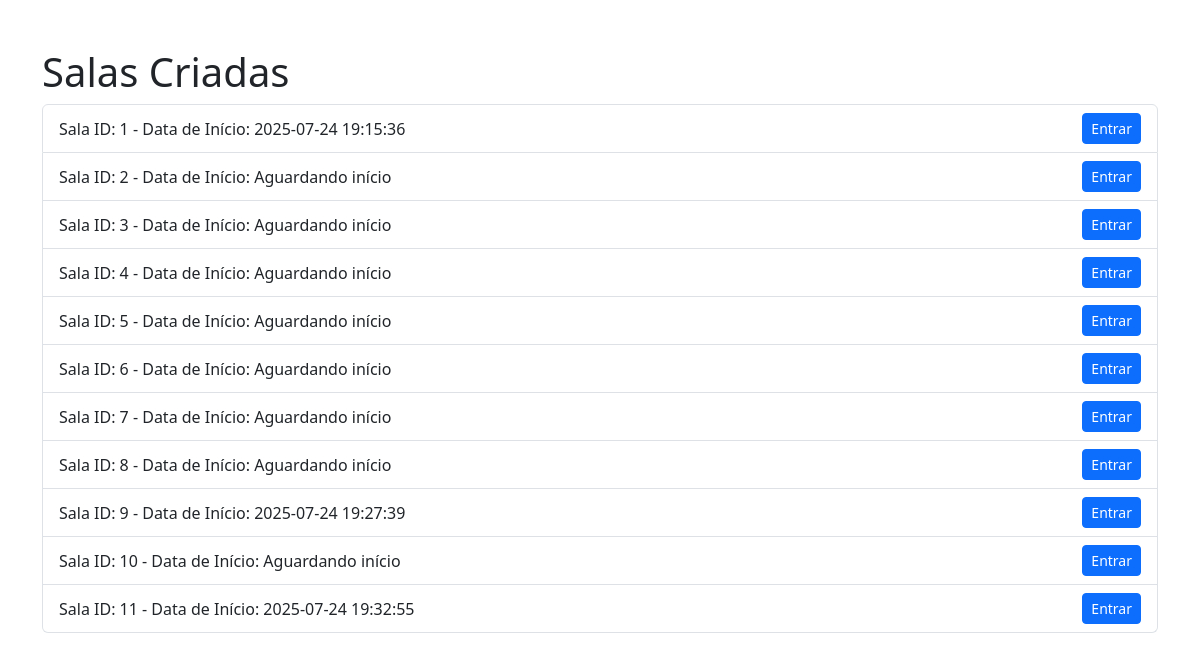
The app's page /salas, older data.
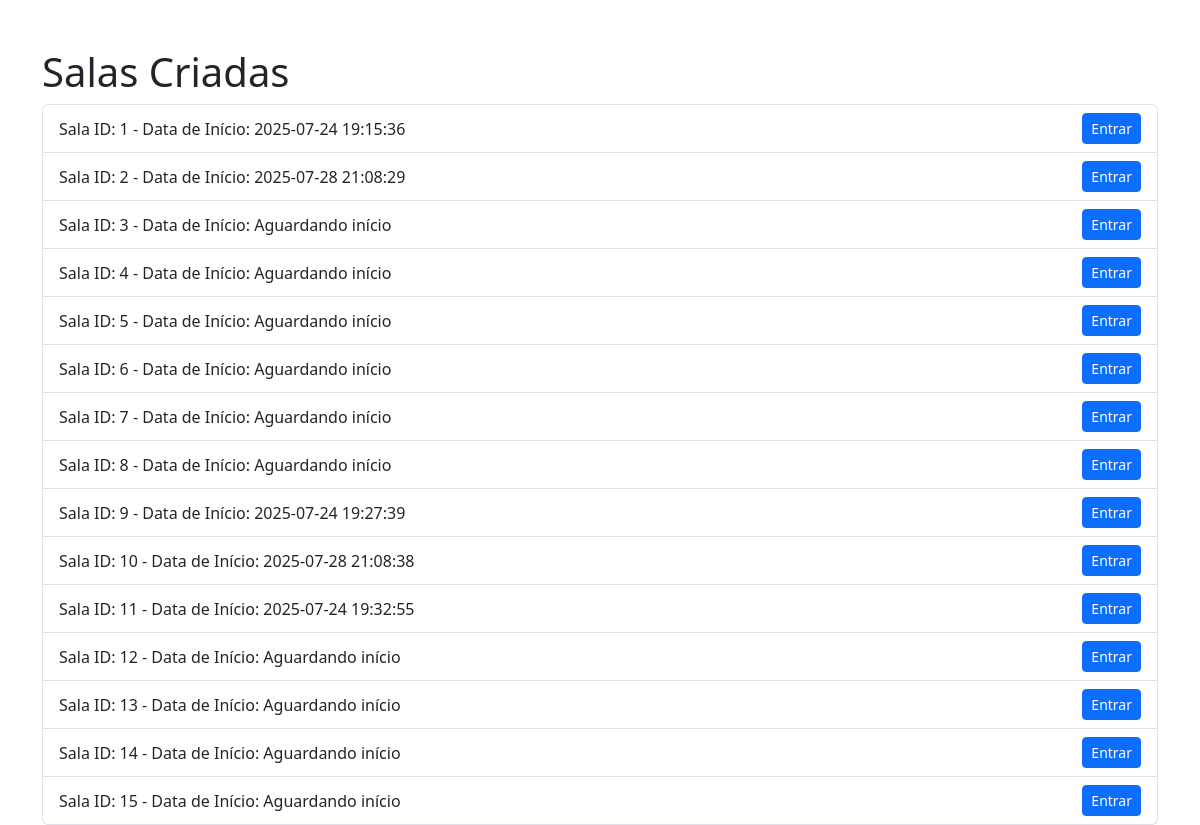
The same page, newer data.
### app.py (models this page shows)
class Sala(db.Model):
    id = db.Column(db.Integer, primary_key=True)
    numero_rodadas = db.Column(db.Integer, nullable=False)
    rodadas = db.relationship('Rodada', backref='sala', lazy=True)
    temas = db.relationship('Tema', secondary='sala_tema', backref='salas', lazy=True)
    tempo = db.Column(db.Integer, nullable=False)
    jogadores = db.relationship('Jogador', secondary='sala_jogador', backref='salas', lazy=True)
    letras = db.relationship('Letras', secondary='sala_letras', backref='salas', lazy=True)
    numero_jogadores = db.Column(db.Integer, nullable=False)
    senha = db.Column(db.String(120), nullable=True)
    finalizado = db.Column(db.Boolean, default=False)
    data_criacao = db.Column(db.DateTime, nullable=False, default=db.func.current_timestamp())
    data_inicio = db.Column(db.DateTime, nullable=True)

### app.py (the view)
@app.route('/salas', methods=['GET'])
def salas():
    salas = Sala.query.all()
    return render_template('salas_criadas.html', salas=salas)

### templates/salas_criadas.html (shortened to what this page needs)
{% extends "base.html" %}
{% block content %}
<div class="container mt-5">
    <h1>Salas Criadas</h1>
    <ul class="list-group">
        {% for sala in salas %}
            <li class="list-group-item d-flex justify-content-between align-items-center">
                Sala ID: {{ sala.id }} - Data de Início: {{ sala.data_inicio.strftime('%Y-%m-%d %H:%M:%S') if sala.data_inicio else 'Aguardando início' }}
                <a href="{{ url_for('sala', sala_id=sala.id) }}" class="btn btn-primary btn-sm">Entrar</a>
            </li>
        {% endfor %}
    </ul>
</div>
{% endblock %}

Row changes from the older to the newer data that the page shows:
changed Sala id 2: data_inicio "Aguardando início" → "2025-07-28 21:08:29"
changed Sala id 10: data_inicio "Aguardando início" → "2025-07-28 21:08:38"
added Sala: id "12", data_inicio "Aguardando início"
added Sala: id "13", data_inicio "Aguardando início"
added Sala: id "14", data_inicio "Aguardando início"
added Sala: id "15", data_inicio "Aguardando início"
